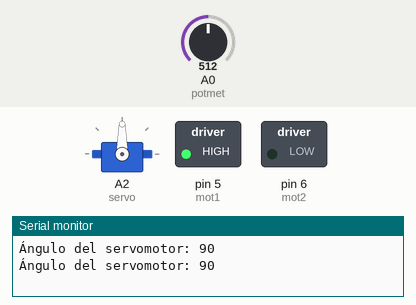
This sketch was run on a simulated Arduino Uno, built with avr-gcc and run on an emulated ATmega328P. On the bench: servo, switched loads named in the sketch (green lamp = pin HIGH), the last lines printed to the serial monitor. Dashed ring = blinking. The inputs (shaded band) are chosen by the test bench; at power-on: A0 (potmet) = 512.

Above: at 2.8 s.
2.9 s: A0 (potmet) set to 716
At 4.8 s:
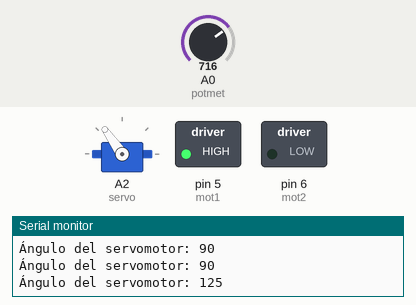
8.9 s: A0 (potmet) set to 900
At 10.8 s:
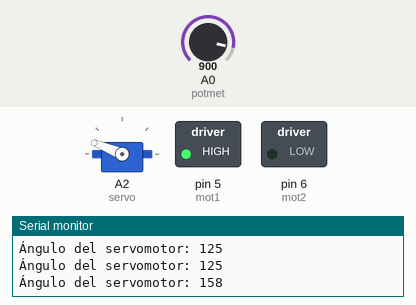
14.9 s: A0 (potmet) set to 1023
At 16.6 s:
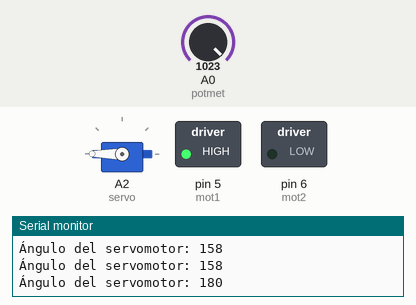
20.9 s: A0 (potmet) set to 306
At 22.5 s:
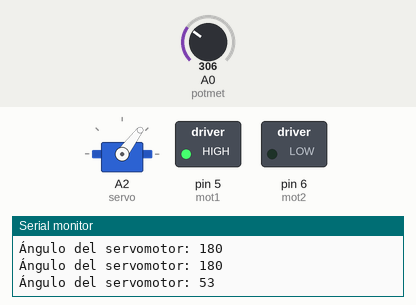
26.9 s: A0 (potmet) set to 122
At 28.3 s:
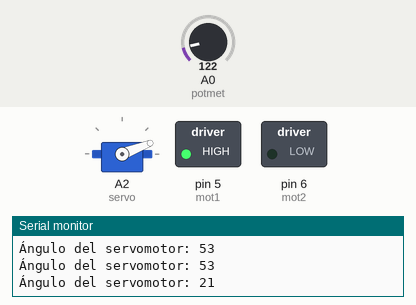
32.9 s: A0 (potmet) set to 0
At 34.8 s:
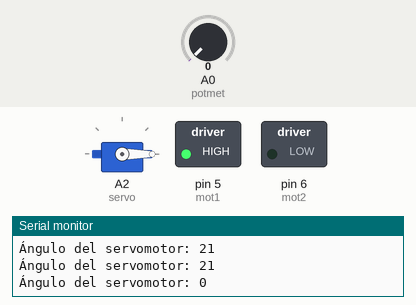
Timing chart, 0 to 39.9 s (numbered marks = the images above; inputs shaded):
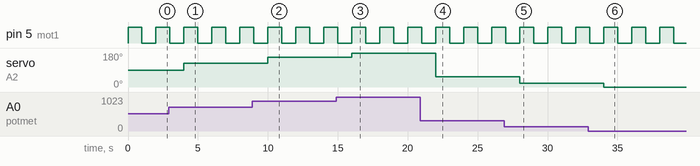

Measured:
- after the input at 2.9 s, servo on A2 (servo): 90° → 125° after 1.1 s
- after the input at 8.9 s, servo on A2 (servo): 125° → 158° after 1.1 s
- after the input at 14.9 s, servo on A2 (servo): 158° → 180° after 1.1 s
- after the input at 20.9 s, servo on A2 (servo): 180° → 53° after 1.1 s
- after the input at 26.9 s, servo on A2 (servo): 53° → 21° after 1.1 s
- after the input at 32.9 s, servo on A2 (servo): 21° → 0° after 1.1 s
- by itself, pin 5 (mot1): alternates HIGH for 1.0 s and LOW for 1.0 s

The sketch:

Proyecto-Tinkercad.ino
```cpp
#include <Servo.h>  // Incluye la biblioteca Servo para el control de servomotores

// Definición de pines
const int mot1 = 5;        // Pin digital para el motor DC (terminal 1)
const int mot2 = 6;        // Pin digital para el motor DC (terminal 2)
const int potmet = A0;     // Pin analógico para el potenciómetro
const int servo = A2;      // Pin analógico para el control del servomotor

Servo myservo;             // Crea un objeto de tipo Servo

// Variables para almacenar valores de sensores y cálculos
int potValue;              // Valor leído del potenciómetro
int angle;                 // Ángulo calculado para el servomotor

void setup() {
  // Configuración de pines de entrada y salida
  pinMode(mot1, OUTPUT);   // Configura el pin 5 como salida (control del motor DC)
  pinMode(mot2, OUTPUT);   // Configura el pin 6 como salida (control del motor DC)
  pinMode(potmet, INPUT);  // Configura el pin A0 como entrada (potenciómetro)
  myservo.attach(servo);   // Asocia el pin del servomotor (A2)
  Serial.begin(9600);      // Inicializa la comunicación serial a 9600 baudios
}

void loop() {
  potValue = analogRead(potmet);  // Lee el valor del potenciómetro
  angle = map(potValue, 0, 1023, 0, 180);  // Mapea el valor del potenciómetro a un ángulo entre 0 y 180

  myservo.write(angle);  // Mueve el servomotor al ángulo calculado
  Serial.print("Ángulo del servomotor: ");
  Serial.println(angle);  // Imprime el ángulo calculado en el monitor serial

  // Control simple del motor DC (gira en una sola dirección)
  digitalWrite(mot1, HIGH);  // Activa el motor en una dirección
  digitalWrite(mot2, LOW);   // Mantiene el otro pin del motor en LOW
  delay(1000);               // Espera 1 segundo con el motor activado

  digitalWrite(mot1, LOW);   // Apaga el motor
  digitalWrite(mot2, LOW);   // Ambos pines en LOW
  delay(1000);               // Espera 1 segundo con el motor apagado
}
```
